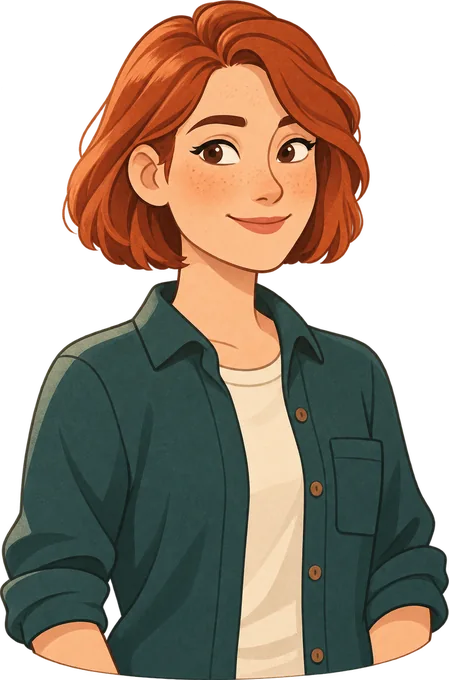
#> input picture assets/anna.webp, 449 x 680 px
$ python contact_sheet.py ../assets ../assets/anna.webp out.png 5
#> lines starting #> are read from the running program, lines starting #| are printed output that depends on the picture
#!/usr/bin/env python3
"""Build labeled contact sheets from phase stills (one image to inspect many)."""
import glob
import os
import sys

from PIL import Image, ImageDraw

src_dir = sys.argv[1]
pattern = sys.argv[2]
out_path = sys.argv[3]
cols = int(sys.argv[4]) if len(sys.argv) > 4 else 5
cell_w, cell_h = 320, 180

paths = sorted(glob.glob(os.path.join(src_dir, pattern)))
if not paths:
    sys.exit(f"no files match {pattern} in {src_dir}")

rows = (len(paths) + cols - 1) // cols
sheet = Image.new("RGB", (cols * cell_w, rows * (cell_h + 18)), (20, 20, 24))
draw = ImageDraw.Draw(sheet)
for i, p in enumerate(paths):
    img = Image.open(p).convert("RGB")
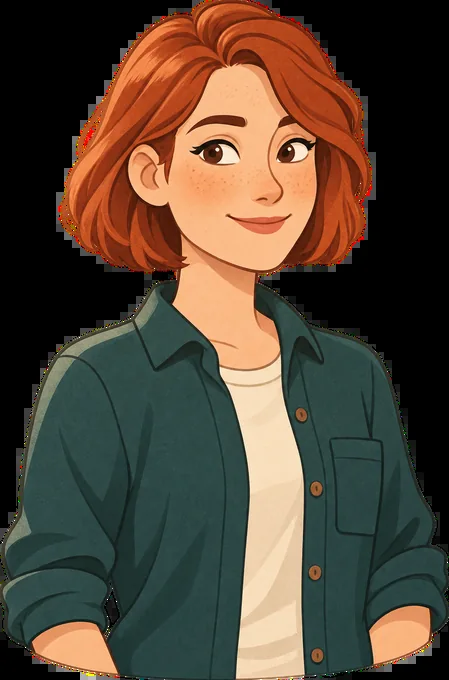
#> img: PIL image 449x680 RGB; mean R, G, B 84, 69.4, 54.3
    img.thumbnail((cell_w, cell_h))
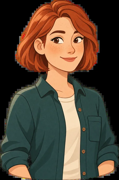
#> img: PIL image 119x180 RGB; mean R, G, B 84.1, 69.4, 54.3
    x = (i % cols) * cell_w
    y = (i // cols) * (cell_h + 18)
    sheet.paste(img, (x + (cell_w - img.width) // 2, y + (cell_h - img.height) // 2))
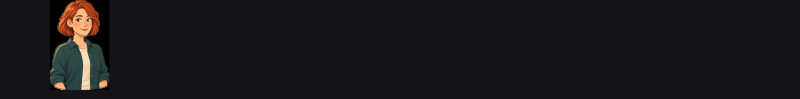
#> sheet: PIL image 1600x198 RGB (shown at 1/2 size); mean R, G, B 24.3, 23.3, 26.1
    label = os.path.basename(p).replace(".png", "")
    draw.text((x + 4, y + cell_h + 2), label, fill=(230, 230, 230))
sheet.save(out_path)
print("saved", out_path, sheet.size, "cells:", len(paths))
#| saved out.png (1600, 198) cells: 1

$ run again, on assets/martin.webp
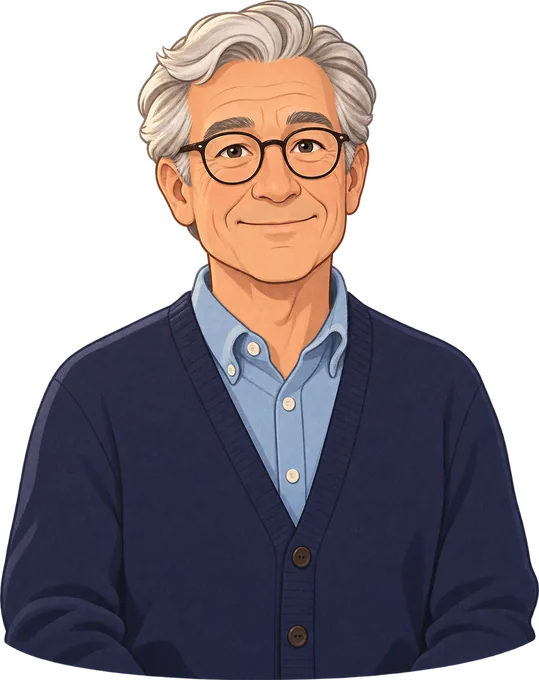
#> input picture assets/martin.webp, 539 x 680 px
#> `img.thumbnail((cell_w, cell_h))`:
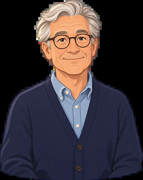
#> img: PIL image 143x180 RGB; mean R, G, B 57.5, 50.1, 55.5
#> `sheet.paste(img, (x + (cell_w - img.width) // 2, y + (cell_h - img.hei..`:
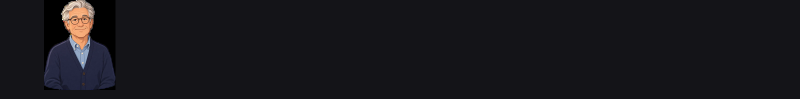
#> sheet: PIL image 1600x198 RGB (shown at 1/2 size); mean R, G, B 23, 22.4, 26.6
#| saved out.png (1600, 198) cells: 1

$ run again, on assets/maya.webp
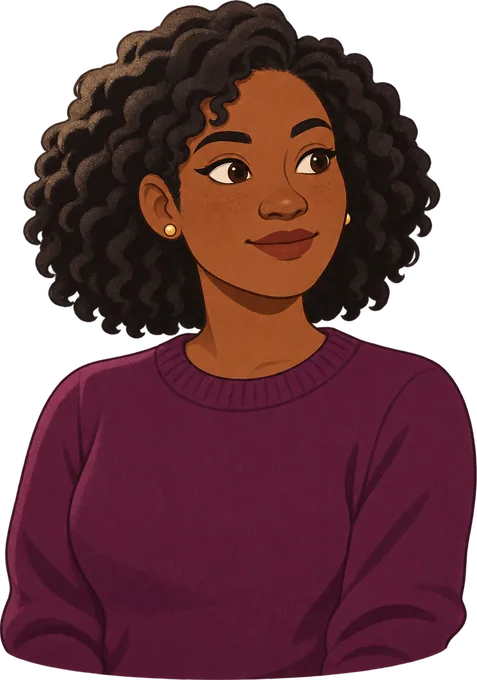
#> input picture assets/maya.webp, 477 x 680 px
#> `img.thumbnail((cell_w, cell_h))`:
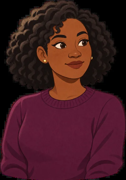
#> img: PIL image 126x180 RGB; mean R, G, B 66.1, 26.9, 32.4
#> `sheet.paste(img, (x + (cell_w - img.width) // 2, y + (cell_h - img.hei..`:
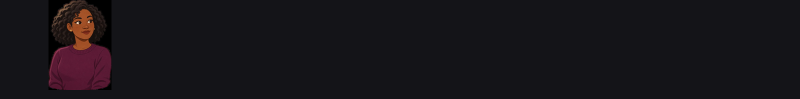
#> sheet: PIL image 1600x198 RGB (shown at 1/2 size); mean R, G, B 23.3, 20.5, 24.6
#| saved out.png (1600, 198) cells: 1
